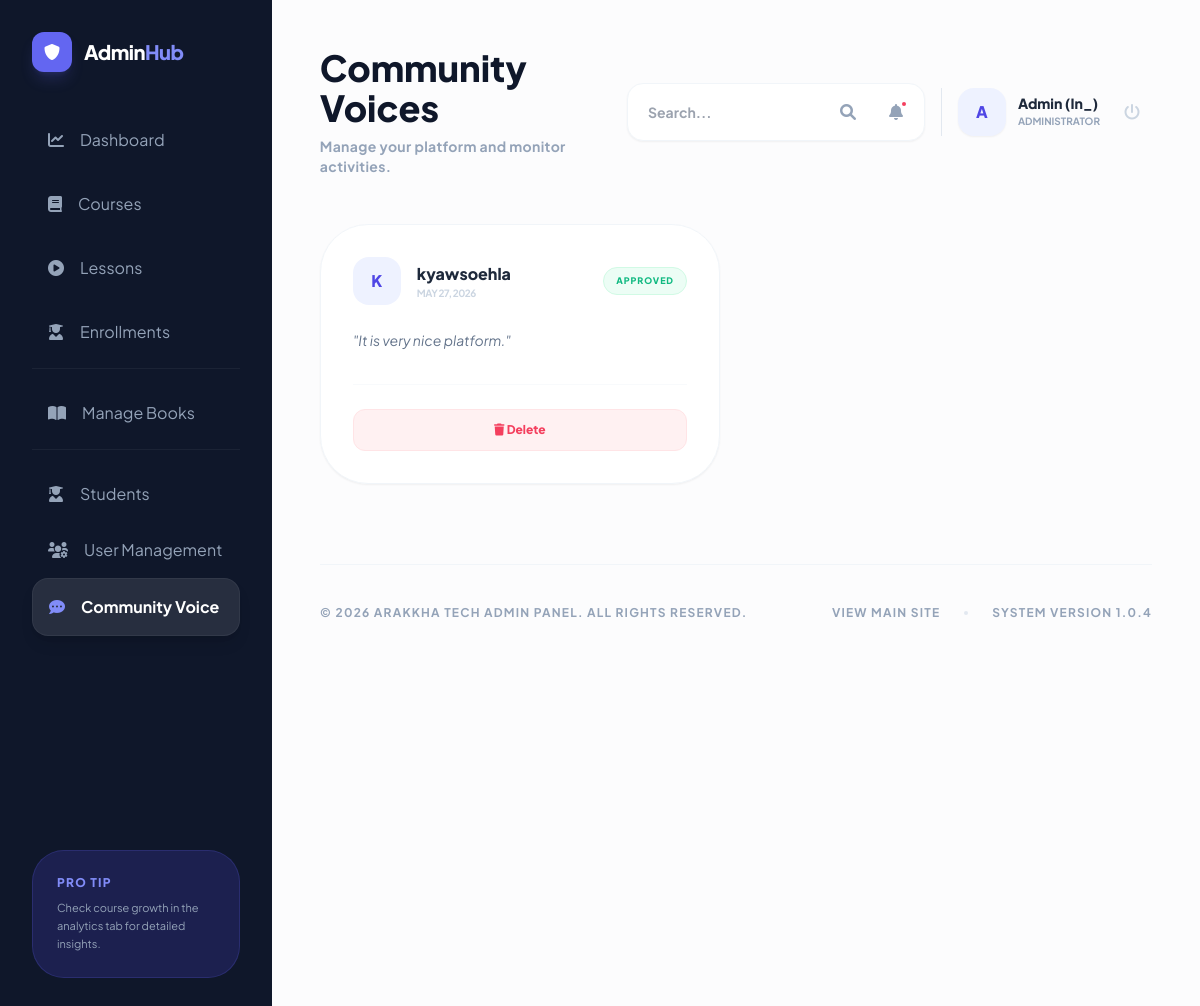
The page /manage/voices/ (signed in) on the database as committed earlier.
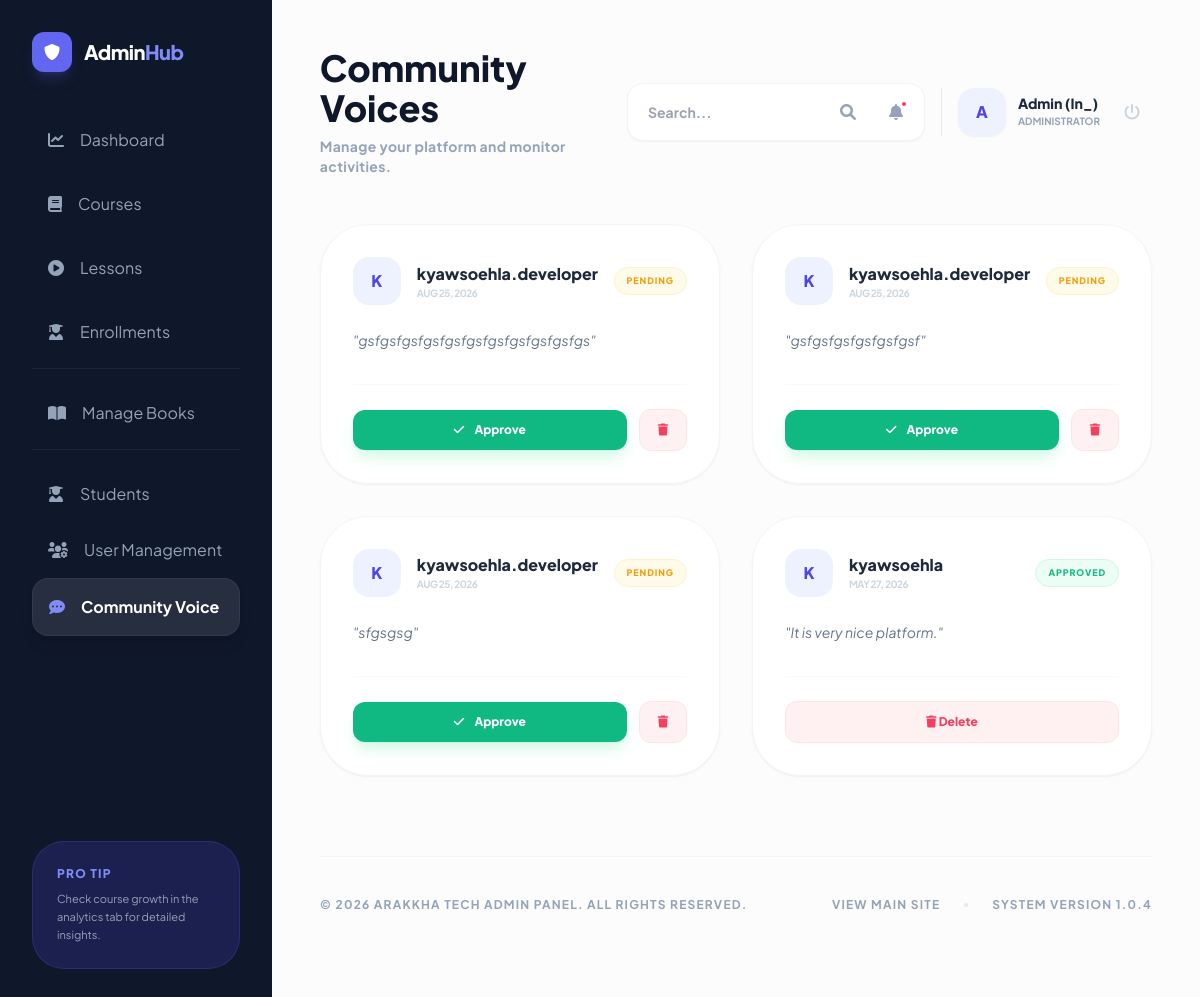
The same page on the database as committed later.
### courses/models.py (models this page shows, shortened)
class CommunityVoice(models.Model):
    user = models.ForeignKey(User, on_delete=models.CASCADE, related_name='voices')
    content = models.TextField()
    is_approved = models.BooleanField(default=False)
    created_at = models.DateTimeField(auto_now_add=True)
    class Meta:
        ordering = ['-created_at']

### courses/views.py (the view)
# urls.py: path('manage/voices/', views.manage_voices, name='manage_voices'),
@login_required
@user_passes_test(is_admin)
def manage_voices(request):
    voices = CommunityVoice.objects.all().select_related('user').order_by('-created_at')
    return render(request, 'courses/management/manage_voices.html', {'voices': voices, 'title': 'Manage Community Voices'})

### courses/context_processors.py (called while the page is built)
def user_roles(request):
    if request.user.is_authenticated:
        return {
            'is_admin_user': _is_admin(request.user),
            'is_instructor_user': _is_instructor(request.user),
            'user_role_label': (request.user.profile.role if hasattr(request.user, 'profile') else 'student')
        }
    return {
        'is_admin_user': False,
        'is_instructor_user': False,
        'user_role_label': 'guest'
    }

### courses/helpers.py (called while the page is built)
def is_admin(user):
    if user.is_superuser:
        return True
    if hasattr(user, 'profile'):
        return user.profile.role == 'admin'
    return False

def is_instructor(user):
    if user.is_superuser:
        return True
    if hasattr(user, 'profile'):
        return user.profile.role == 'instructor'
    return False

### courses/templates/courses/management/manage_voices.html (shortened to what this page needs)
{% extends 'base.html' %}
{% block content %}
<div class="min-h-screen bg-[#fcfcfd] flex flex-col lg:flex-row ">
    {% include 'courses/admin_sidebar_snippet.html' %}
    <main class="flex-grow p-6 lg:p-12">
        {% include 'courses/admin_topbar_snippet.html' with title="Community Voices" subtitle="Manage student feedback and testimonials." %}
        <div class="grid grid-cols-1 md:grid-cols-2 gap-8" data-aos="fade-up">
            {% for voice in voices %}
            <div class="bg-white rounded-[3rem] shadow-sm border border-slate-100 p-8 flex flex-col justify-between hover:shadow-xl transition-all">
                <div>
                    <div class="flex items-center justify-between mb-6">
                        <div class="flex items-center">
                            <div class="w-12 h-12 rounded-2xl bg-indigo-50 text-indigo-600 flex items-center justify-center font-black mr-4">
                                {{ voice.user.username|slice:":1"|upper }}
                            </div>
                            <div>
                                <h4 class="font-black text-slate-800">{{ voice.user.username }}</h4>
                                <p class="text-[10px] font-bold text-slate-300 uppercase tracking-tighter">{{ voice.created_at|date:"M d, Y" }}</p>
                            </div>
                        </div>
                        {% if voice.is_approved %}
                            <span class="bg-emerald-50 text-emerald-500 text-[9px] font-black px-3 py-1.5 rounded-full uppercase tracking-widest border border-emerald-100">Approved</span>
                        {% else %}
                            <span class="bg-amber-50 text-amber-500 text-[9px] font-black px-3 py-1.5 rounded-full uppercase tracking-widest border border-amber-100">Pending</span>
                        {% endif %}
                    </div>
                    <p class="text-slate-500 text-sm leading-relaxed italic mb-8">"{{ voice.content }}"</p>
                </div>
                <div class="flex items-center space-x-3 pt-6 border-t border-slate-50">
                    {% if not voice.is_approved %}
                    <a href="{% url 'approve_voice' voice.pk %}" class="flex-grow bg-emerald-500 text-white text-center py-3 rounded-xl text-xs font-black hover:bg-emerald-600 transition-all shadow-lg shadow-emerald-100">
                        <i class="fas fa-check mr-2"></i> Approve
                    </a>
                    {% endif %}
                    <a href="{% url 'delete_voice' voice.pk %}" class="{% if not voice.is_approved %}w-12{% else %}flex-grow{% endif %} bg-rose-50 text-rose-500 text-center py-3 rounded-xl text-xs font-black hover:bg-rose-500 hover:text-white transition-all border border-rose-100">
                        <i class="fas fa-trash"></i> {% if voice.is_approved %}Delete{% endif %}
                    </a>
                </div>
            </div>
            {% endfor %}
        </div>
        {% include 'courses/admin_footer_snippet.html' %}
    </main>
</div>
{% endblock %}

Rows that differ between the two databases and show on the page:
added CommunityVoice: user.username "K", user.username "kyawsoehla.developer", created_at "AUG 25, 2026", is_approved "PENDING", content "gsfgsfgsfgsfgsfgsfgsfgsfgsfgsfgs"
added CommunityVoice: user.username "K", user.username "kyawsoehla.developer", created_at "AUG 25, 2026", is_approved "PENDING", content "gsfgsfgsfgsfgsfgsf"
added CommunityVoice: user.username "K", user.username "kyawsoehla.developer", created_at "AUG 25, 2026", is_approved "PENDING", content "sfgsgsg"
